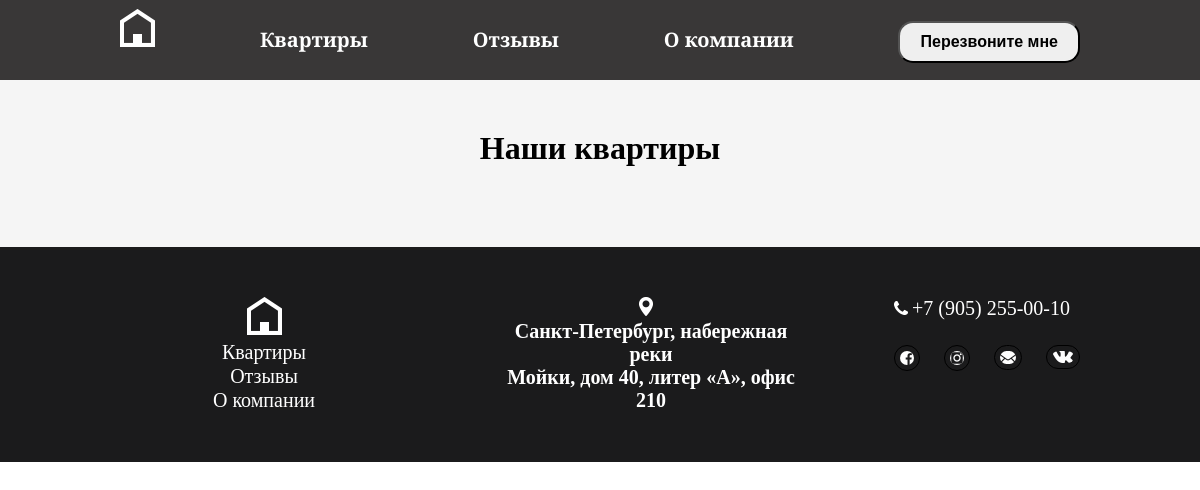
The app's page /, older data.
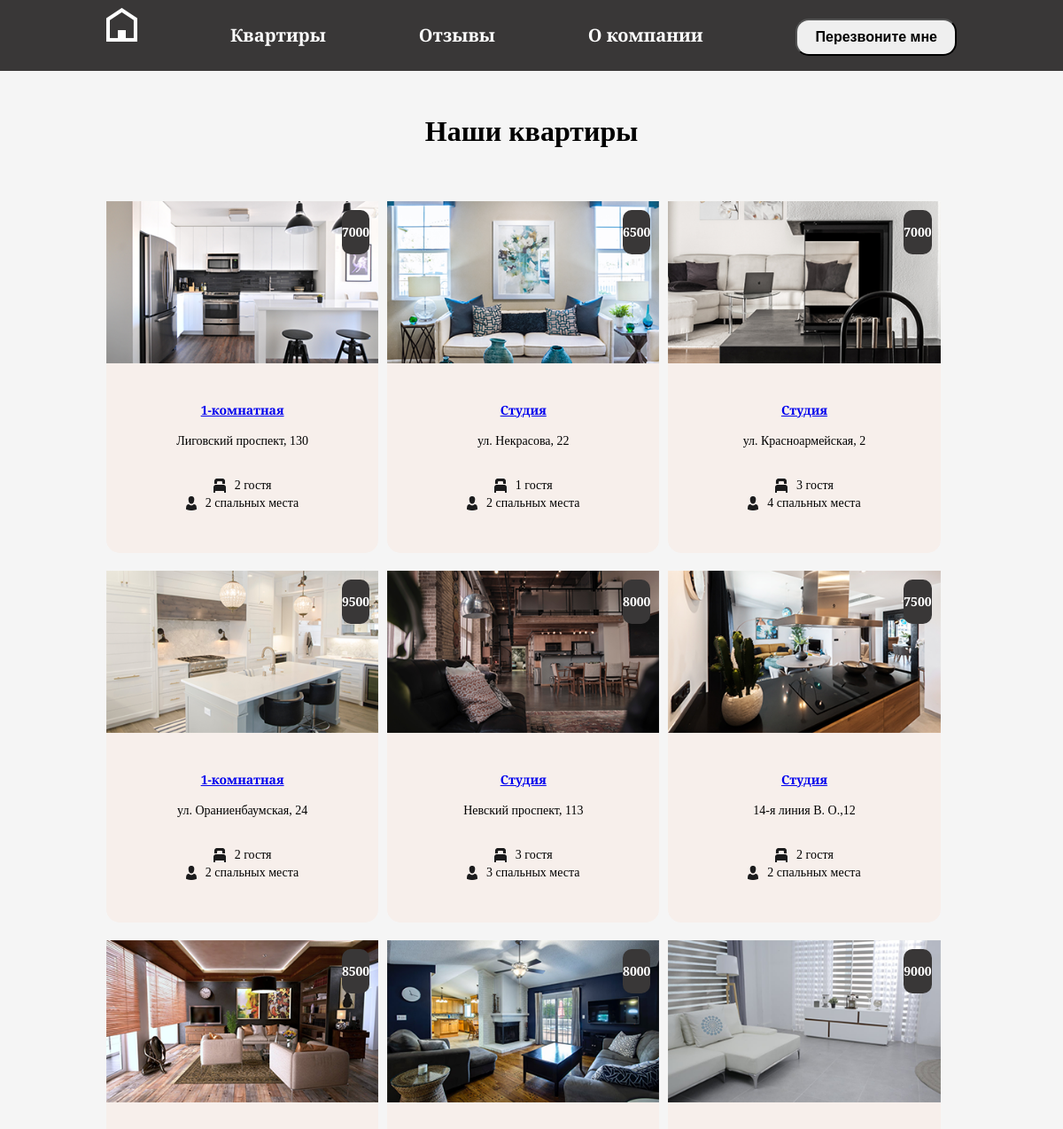
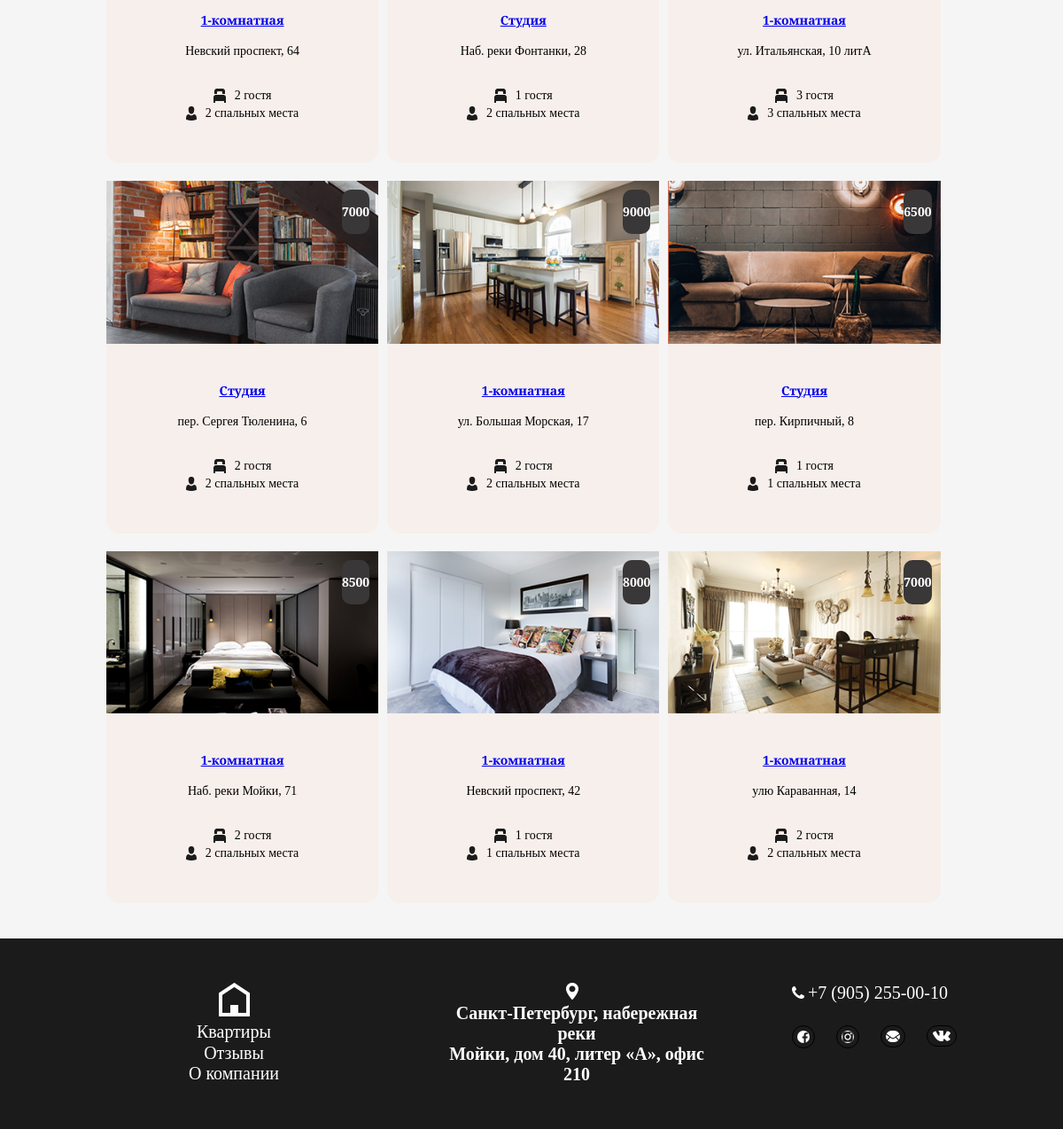
The same page, newer data (2 pictures, top to bottom).
### my_first_app/models.py (models this page shows, shortened)
class Аpartments(models.Model):
    name=models.CharField("Название",max_length=50)
    price=models.IntegerField("Цена")
    adress=models.CharField("Адрес",max_length=40)
    guests=models.IntegerField("Количество гостей")
    beds=models.IntegerField("Количество спальныx мест")
    photo=models.ImageField("Фотография", upload_to="my_first_app/photos",default="",blank=True)
    class Meta:
        verbose_name="Квартира"
        verbose_name_plural="Квартиры"
        ordering=["id"]

### my_first_app/views.py (the view)
# urls.py: path("", my_first_app_list, name="apartaments"),
def my_first_app_list(request):
    apartments = Аpartments.objects.all()
    return render(request, "my_first_app/my_first_app_list.html", {"apartments": apartments})

### my_first_app/templates/my_first_app/my_first_app_list.html (shortened to what this page needs)
{% extends "my_first_app/index.html" %}
{% load static %}
     {%block header%}
   <header>
        <div class="header_conteiner">
            <nav class="navigation">
                <div class="icon_home"><a href="index.html"><img src="/static/img/header/logo.png"  alt="home"></a></div>
                <div class="apartments"><a href="apartments.html">Квартиры</a></div>
                <div class="reviews "><a href="reviews.html">Отзывы</a></div>
                <div class="company"><a href="{% url 'company' %}">О компании</a></div>
                <div class="btn"><button >Перезвоните мне</button></div>
            </nav>
        </div>
    </header>
    {%endblock%}
    {%block main%}
    <main>
        <h1>Наши квартиры</h1>
        <div class="main_conteiner">
        {% for apartament in apartments %}
          <div class="main_card">
              <div class="img_rooms"><img src="{{apartament.photo.url}}" alt="Квартира {{apartament.name}}" ></div>
              <div class="price">{{apartament.price}}</div>
              <div class="desc">
                  <p class="rooms"><a href="{% url 'apartament' apart_id=apartament.id %}">{{ apartament.name }}</a>
                  </p>
                  <p class="adress">{{apartament.adress}}</p>
              </div>
              <div class="icon_beds_guests">
              <div class="guests">
                  <div><img src="static\img\main\icon-beds.png" alt=""></div>
                  <div><p>{{apartament.guests}} гостя</p></div>
              </div>
              <div class="beds">
                  <div><img src="static\img\main\icon-guests.png" alt=""></div>
                  <div><p>{{apartament.beds}} спальных места</p></div>
              </div>
            </div>
          </div>
    {% endfor %}
</div>
</main>
{% endblock %}
{%block footer%}
 <footer>
    <div class="footer_conteiner">
        <div class="footer_links">
            <a href="index.html"><img src="static/img/header/logo.png" alt="logo"></a>
            <a href="apartments.html">Квартиры</a>
            <a href="reviews.html">Отзывы</a>
            <a href="company.html">О компании</a>
        </div>
        <div class="footer_mark">
            <div><img src="/img/footer/icon-mapmarker.png" alt=""></div>
            <div><p>Санкт-Петербург, набережная реки </p>
            <p>Мойки, дом 40, литер «А», офис 210</p></div>
        </div>
        <div class="footer_icon">
            <div class="footer_tel">
                <img src="/img/footer/icon-phone.png" alt="">
                <a href="tel:+7 (905) 255-00-10">+7 (905) 255-00-10</a>
            </div>
            <div class="icons">
                <a href="#"><img src="static\img_footer\icon-fb.png" alt="#"></a>
                <a href="#"><img src="static\img_footer\icon-insta.png" alt="#"></a>
                <a href="#"><img src="static\img_footer\icon-mail.png" alt="#"></a>
                <a href=""><img src="static\img_footer\icon-vk.png" alt="#"></a>
            </div>
            </div>
        </div>
</footer>
{%endblock%}

### my_first_app/templates/my_first_app/index.html (shortened to what this page needs)
<!DOCTYPE html>
<html lang="en">
<head>
    <link rel="stylesheet" href="/static/css/index.css">
</head>
<body>
    {%block header%}
    {%endblock%}
    {%block main%}
    {%endblock%}
    {%block footer%}
    {%endblock%}
    <body>
    </html>

### my_first_app/static/css/index.css (style rules this page uses)
* { margin: 0px; }
header,.main_conteiner,.reviews_all,.footer { font-family: 'Playfair Display', serif; font-size: 22px; }
header { width: 100%; height: 80px; background-color: #393737; }
header a { text-decoration: none; font-size: 20px; color: white; font-weight: bold; }
.header_conteiner { width: 80%; margin: 0 auto; display: flex; justify-content: space-between; }
.navigation { width: 100%; display: flex; justify-content:space-between; line-height: 80px; align-items: center; }
.btn button { padding: 10px 20px; font-size: 16px; border-radius: 15px; cursor: pointer; font-weight: bold; }
.main_conteiner { width: 80%; height: auto; margin: 0 auto; background-color: #f5f5f5; padding: 10px; display: flex; flex-wrap: wrap; }
main { background-color: #f5f5f5; padding-bottom: 10px; }
h1 { text-align: center; margin: 0; padding: 50px; }
.main_card { background-color: rgb(247, 239, 235); width: 32%; border-radius: 15px; position: relative; margin: 0px 10px 20px 0px; }
.img_rooms img { width: 100%; }
.price { position: absolute; top: 10px; right: 10px; background: #393737; height: auto; vertical-align: middle; text-align: center; line-height: 50px; color: white; font-weight: bold; font-size: 20px; border-radius: 10px; }
.rooms { font-size: 18px; font-weight: bold; text-align: center; }
.adress { font-size: 18px; text-align: center; }
.desc { margin: 31px 0 25px 0; line-height:35px; }
.icon_beds_guests { display: flex; justify-content: space-around; padding-bottom: 44px; }
.guests,.beds { display: flex; }
.guests img { margin-right: 10px; }
.beds img { margin-right: 10px; }
footer { width: 100%; height: auto; background-color: #1b1b1c; }
.footer_conteiner { width: 80%; margin: 0 auto; display: flex; justify-content: space-between; padding: 50px 0; }
.footer_links { width: 30%; display: flex; justify-content: space-around; align-items: center; }
.footer_mark { display: flex; width: 30%; align-items: center; }
.footer_icon { box-sizing: border-box; }
.icons { display: flex; justify-content:space-between ; }
.footer_mark img { margin-right: 10px; }
.footer_tel { margin-right: 10px; margin-bottom: 25px; }
.footer_mark p { color: white; font-size: 20px; font-weight: bold }
footer a { text-decoration: none; font-size: 20px; color: white; }
.icons img { padding: 5px; }
.icons img { border: 1px solid black; border-radius: 20px; }
@media only screen and (max-width: 1250px) { .main_card p { font-size: 14px; } }
@media only screen and (max-width: 1250px) { .main_card { font-size: 14px; } }
@media only screen and (max-width: 1250px) { .price { font-size: 14px; } }
@media only screen and (max-width: 1250px) { .icon_beds_guests { flex-direction: column; align-items: center; } }
@media only screen and (max-width: 1250px) { .footer_links { flex-direction: column; } }
@media only screen and (max-width: 1250px) { .footer_mark { flex-direction: column; text-align: center; } }

Row changes from the older to the newer data that the page shows:
added Аpartments: photo (picture), price "7000", name "1-комнатная", adress "Лиговский проспект, 130", guests "2", beds "2"
added Аpartments: photo (picture), price "6500", name "Студия", adress "ул. Некрасова, 22", guests "1", beds "2"
added Аpartments: photo (picture), price "7000", name "Студия", adress "ул. Красноармейская, 2", guests "3", beds "4"
added Аpartments: photo (picture), price "9500", name "1-комнатная", adress "ул. Ораниенбаумская, 24", guests "2", beds "2"
added Аpartments: photo (picture), price "8000", name "Студия", adress "Невский проспект, 113", guests "3", beds "3"
added Аpartments: photo (picture), price "7500", name "Студия", adress "14-я линия В. О.,12", guests "2", beds "2"
added Аpartments: photo (picture), price "8500", name "1-комнатная", adress "Невский проспект, 64", guests "2", beds "2"
added Аpartments: photo (picture), price "8000", name "Студия", adress "Наб. реки Фонтанки, 28", guests "1", beds "2"
added Аpartments: photo (picture), price "9000", name "1-комнатная", adress "ул. Итальянская, 10 литА", guests "3", beds "3"
added Аpartments: photo (picture), price "7000", name "Студия", adress "пер. Сергея Тюленина, 6", guests "2", beds "2"
added Аpartments: photo (picture), price "9000", name "1-комнатная", adress "ул. Большая Морская, 17", guests "2", beds "2"
added Аpartments: photo (picture), price "6500", name "Студия", adress "пер. Кирпичный, 8", guests "1", beds "1"
added Аpartments: photo (picture), price "8500", name "1-комнатная", adress "Наб. реки Мойки, 71", guests "2", beds "2"
added Аpartments: photo (picture), price "8000", name "1-комнатная", adress "Невский проспект, 42", guests "1", beds "1"
added Аpartments: photo (picture), price "7000", name "1-комнатная", adress "улю Караванная, 14", guests "2", beds "2"
